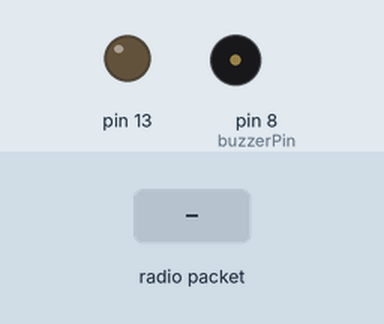
Recording of a sketch running on a simulated Arduino Uno, built with avr-gcc and run on an emulated ATmega328P. On the bench: output pins drawn as LEDs (lit = HIGH), buzzer (waves = sounding). The test bench sets the inputs (shaded band). No radio packets arrive unless stated.

Above: at 1.2 s.
1.3 s: radio packet "1" arrives
At 2.8 s:
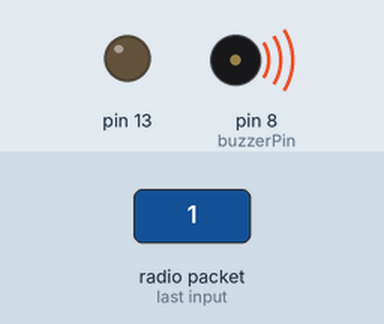
At 8.0 s:
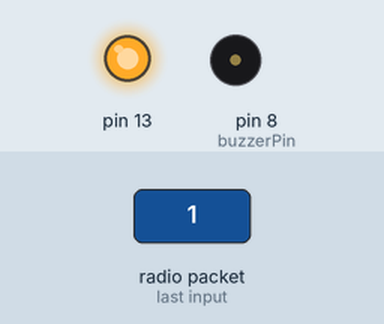
Timing chart, 0 to 9.5 s (numbered marks = the images above; inputs shaded):
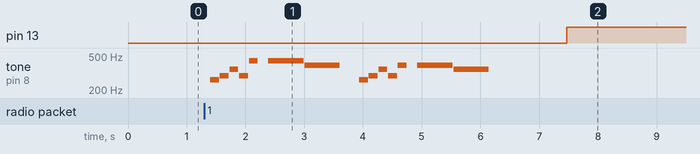

The sketch:

Rx.ino
```cpp
//simple Tx on pin D12
//Written By : Mohannad Rawashdeh
// 3:00pm , 13/6/2013
//http://www.genotronex.com/
//..................................
#include <VirtualWire.h>

const int buzzerPin = 8;
const int songLength = 18;
char notes[] = "cdfda ag cdfdg gf "; // a space represents a rest
int beats[] = {1,1,1,1,1,1,4,4,2,1,1,1,1,1,1,4,4,2};
int tempo = 150;

void setup()
{
    vw_set_ptt_inverted(true); // Required for DR3100
    vw_set_rx_pin(12);
    vw_setup(300);  // Bits per sec
    pinMode(13, OUTPUT);
    pinMode(buzzerPin, OUTPUT);

    vw_rx_start();       // Start the receiver PLL running
}

void allThatJunk()
{
  int i, duration;

  for (i = 0; i < songLength; i++) // step through the song arrays
  {
    duration = beats[i] * tempo;  // length of note/rest in ms

    if (notes[i] == ' ')          // is this a rest?
    {
      delay(duration);            // then pause for a moment
    }
    else                          // otherwise, play the note
    {
      tone(buzzerPin, frequency(notes[i]), duration);
      delay(duration);            // wait for tone to finish
    }
    delay(tempo/10);              // brief pause between notes
  }

  // We only want to play the song once, so we'll pause forever:

  // If you'd like your song to play over and over,
  // remove the above statement
}

    void loop()
{
    uint8_t buf[VW_MAX_MESSAGE_LEN];
    uint8_t buflen = VW_MAX_MESSAGE_LEN;

    if (vw_get_message(buf, &buflen)) // Non-blocking
    {
    digitalWrite(13,0);
    allThatJunk();
    delay(1000);
    digitalWrite(13,1);

}
delay(200);
}

int frequency(char note)
{
  // This function takes a note character (a-g), and returns the
  // corresponding frequency in Hz for the tone() function.

  int i;
  const int numNotes = 8;  // number of notes we're storing

  // The following arrays hold the note characters and their
  // corresponding frequencies. The last "C" note is uppercase
  // to separate it from the first lowercase "c". If you want to
  // add more notes, you'll need to use unique characters.

  // For the "char" (character) type, we put single characters
  // in single quotes.

  char names[] = { 'c', 'd', 'e', 'f', 'g', 'a', 'b', 'C' };
  int frequencies[] = {262, 294, 330, 349, 392, 440, 494, 523};

  // Now we'll search through the letters in the array, and if
  // we find it, we'll return the frequency for that note.

  for (i = 0; i < numNotes; i++)  // Step through the notes
  {
    if (names[i] == note)         // Is this the one?
    {
      return(frequencies[i]);     // Yes! Return the frequency
    }
  }
  return(0);  // We looked through everything and didn't find it,
              // but we still need to return a value, so return 0.
}
```

Measured:
- after the input at 1.3 s, pin 13: LOW → HIGH after 6.2 s; tone on pin 8 (buzzerPin): plays 262 Hz for 0.15 s, 294 Hz for 0.15 s, 349 Hz for 0.15 s, 294 Hz for 0.15 s, 440 Hz for 0.15 s, 440 Hz for 0.60 s … (14 notes in this stretch), starting after 0.10 s
